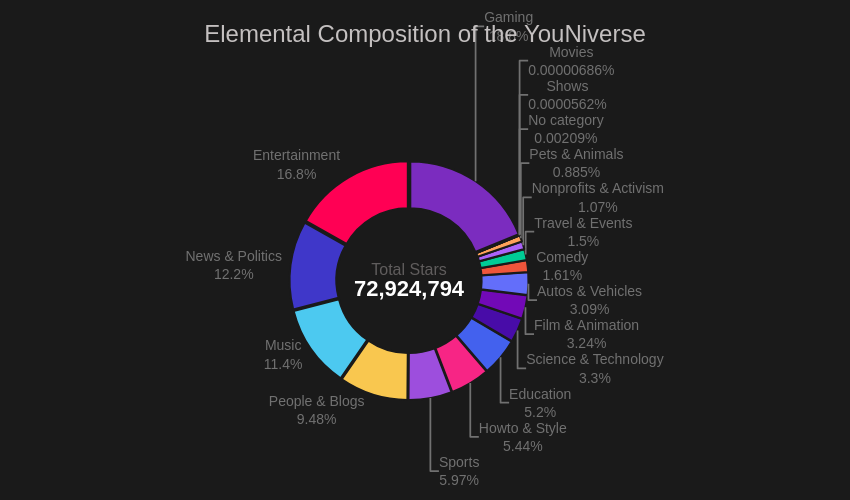

Notebook cell for this chart:
### Markdown cell above
Let's visualize the distribution of the categories across all videos in the dataset using a pie chart

### Code cell
import plotly.graph_objects as go

cosmic_colors = [
    "#7b2cbf", "#ff0054", "#3f37c9", "#4cc9f0", "#f9c74f", 
    "#9d4edd", "#f72585", "#4361ee", "#480ca8", "#7209b7"
]

numChannelPerCat = statPerCat.sort_values("channel_id", ascending=False)

fig = go.Figure(data=[go.Pie(
    labels=numChannelPerCat["categories"],
    values=numChannelPerCat["channel_id"],
    hole=0.6, 
    marker=dict(
        colors=cosmic_colors,
        line=dict(color='#1A1A1A', width=2)
    ),
    textposition='outside',
    textinfo='label+percent',
    textfont=dict(
        family="Arial, sans-serif", 
        size=14, 
        color="#717171"
    ),
    pull=[0.02] * len(numChannelPerCat)
)])

fig.update_layout(
    paper_bgcolor="#1A1A1A", 
    plot_bgcolor="#1A1A1A",
    showlegend=False, 
    
    title=dict(
        text="Elemental Composition of the YouNiverse",
        x=0.5,
        y=0.95,
        font=dict(family="Arial, sans-serif", size=24, color="#C4C0C0")
    ),
    
    annotations=[
        dict(
            text=f"Total Stars<br><span style='color:#FFFFFF; font-size:22px;'><b>{numChannelPerCat['channel_id'].sum():,}</b></span>",
            showarrow=False,
            font=dict(family="Arial, sans-serif", size=16, color="#605D5D"),
            x=0.5, y=0.5,
        )
    ],
    
    height=500,
    width=850,
    margin=dict(l=100, r=100, t=100, b=100),
    
    hoverlabel=dict(
        bgcolor="#333333",
        font_size=16,
        font_family="Arial, sans-serif",
        font_color="#656565",
        bordercolor="#FFFFFF" 
    )
)


fig.write_html("pie_chart.html", include_plotlyjs='cdn', full_html=False)

fig.show()

### Figure 1 — Plotly figure (JSON) as saved in the notebook; plotly's stock layout.template omitted (floating-point values rounded to 4 significant figures)
{"data": [{"hole": 0.6, "labels": ["Gaming", "Entertainment", "News & Politics", "Music", "People & Blogs", "Sports", "Howto & Style", "Education", "Science & Technology", "Film & Animation", "Autos & Vehicles", "Comedy", "Travel & Events", "Nonprofits & Activism", "Pets & Animals", "No category", "Shows", "Movies"], "marker": {"colors": ["#7b2cbf", "#ff0054", "#3f37c9", "#4cc9f0", "#f9c74f", "#9d4edd", "#f72585", "#4361ee", "#480ca8", "#7209b7"], "line": {"color": "#1A1A1A", "width": 2}}, "pull": [0.02, 0.02, 0.02, 0.02, 0.02, 0.02, 0.02, 0.02, 0.02, 0.02, 0.02, 0.02, 0.02, 0.02, 0.02, 0.02, 0.02, 0.02], "textfont": {"color": "#717171", "family": "Arial, sans-serif", "size": 14}, "textinfo": "label+percent", "textposition": "outside", "type": "pie", "values": [13720303, 12276397, 8881022, 8305003, 6910666, 4354412, 3968127, 3795564, 2403004, 2359736, 2256967, 1172503, 1096565, 777449, 645508, 1522, 41, 5]}], "layout": {"annotations": [{"font": {"color": "#605D5D", "family": "Arial, sans-serif", "size": 16}, "showarrow": false, "text": "Total Stars<br><span style='color:#FFFFFF; font-size:22px;'><b>72,924,794</b></span>", "x": 0.5, "y": 0.5}], "height": 500, "hoverlabel": {"bgcolor": "#333333", "bordercolor": "#FFFFFF", "font": {"color": "#656565", "family": "Arial, sans-serif", "size": 16}}, "margin": {"b": 100, "l": 100, "r": 100, "t": 100}, "paper_bgcolor": "#1A1A1A", "plot_bgcolor": "#1A1A1A", "showlegend": false, "title": {"font": {"color": "#C4C0C0", "family": "Arial, sans-serif", "size": 24}, "text": "Elemental Composition of the YouNiverse", "x": 0.5, "y": 0.95}, "width": 850}}
